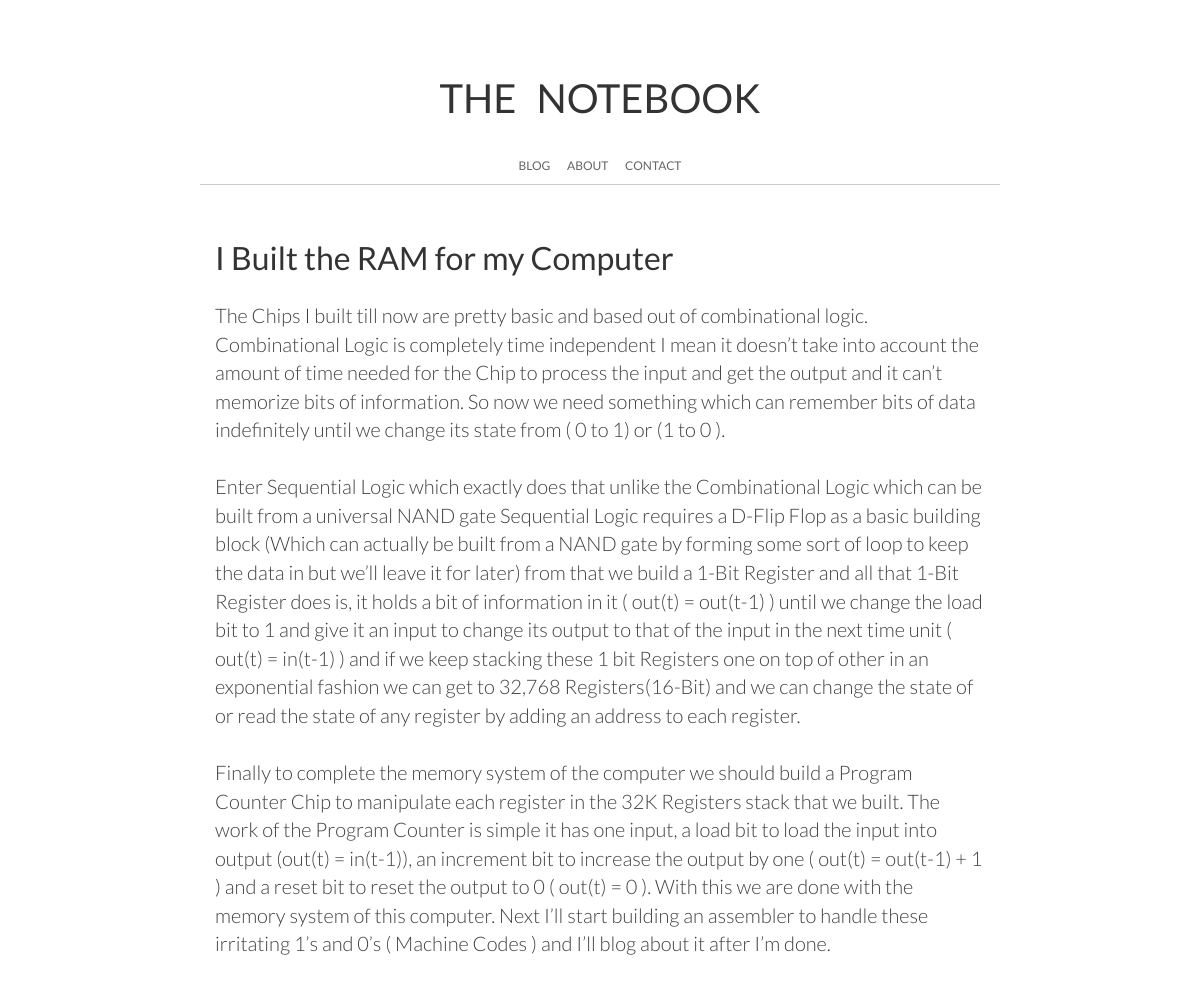
Page /post/32 on the committed database.
### tables this page shows
CREATE TABLE "blog" (
	`id`	INTEGER PRIMARY KEY AUTOINCREMENT,
	`title`	TEXT,
	`article`	TEXT,
	`time`	TEXT
);

### Blog.py (the view)
@app.route('/post/<id>')
def post(id):
	conn = sqlite3.connect('/var/www/Blog/example.db')
	c = conn.cursor()
	c.execute('SELECT title,article,time FROM blog where id = %s'%id)
	title,article,time = c.fetchone()
	conn.close()
	return render_template('post.html',title = title,article = article)

### templates/post.html (shortened to what this page needs)
{% extends "layout.html" %}
{% block head %}
  {{ super() }}
  <link rel="stylesheet" type="text/css" href="/static/css/post.css">
{% endblock %}
{% block content %}
    <div class="title">{{ title }}</div>
	{% autoescape false %}
	<div class="article">{{ article }}</div><br><br>
    {% endautoescape %}
{% endblock %}

### static/css/index.css (style rules this page uses)
body { font-family: 'Lato'; }
.title { font-weight: 400; font-size: 32px; color: #333; }
.article { font-weight: 300; font-size: 18px; color: #404040; }

### static/css/post.css (style rules this page uses)
.title { font-weight: 400; margin-bottom: 20px; }
.article { font-weight: 300; font-size: 20px; }

### rows in the picture
blog: title "I Built the RAM for my Computer", article "The Chips I built till now are pretty basic and based out of combinational logic. Combinational Logic is completely time independent I mean it doesn’t take into account the amount of time needed for the Chip to process the input and get the output and it can’t memorize bits of information. So now we need something which can remember bits of data indefinitely until we change its state from ( 0 to 1) or (1 to 0 ). Enter Sequential Logic which exactly does that unlike the Combinational Logic which can be built from a universal NAND gate Sequential Logic requires a D-Flip Flop as a basic building block (Which can actually be built from a NAND gate by forming some sort of loop to keep the data…"
